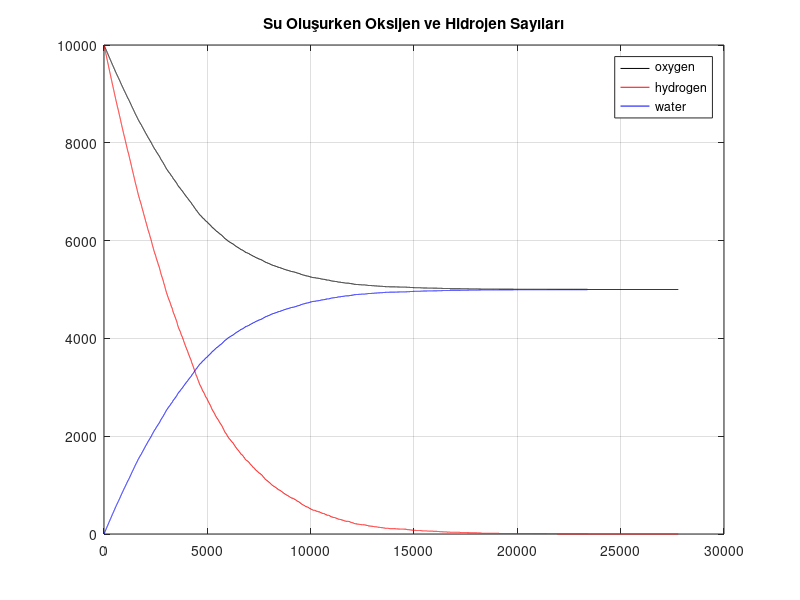

The MATLAB source for this figure:
clear all
close all
clc

t = 1;



hydrogen(1) = 10000;
oxygen(1) = 10000;
h2o(1) = 0;

while 1
    if hydrogen(t) == 0
        break
    end

    prob = hydrogen(t)/oxygen(t);

    if rand() < prob
        hydrogen(t+1) = hydrogen(t) -2;
        oxygen(t+1) = oxygen(t) -1;
        h2o(t+1) = h2o(t) +1;
    else
        hydrogen(t+1) = hydrogen(t);
        oxygen(t+1) = oxygen(t);
        h2o(t+1) = h2o(t);
    end
    t = t + 1 ;      
end
    

 plot(1:t,oxygen,'-k',1:t,hydrogen,'-r',1:t,h2o,'-b');
 title('Su Oluşurken Oksijen ve Hidrojen Sayıları')
 legend('oxygen','hydrogen','water')
 grid on